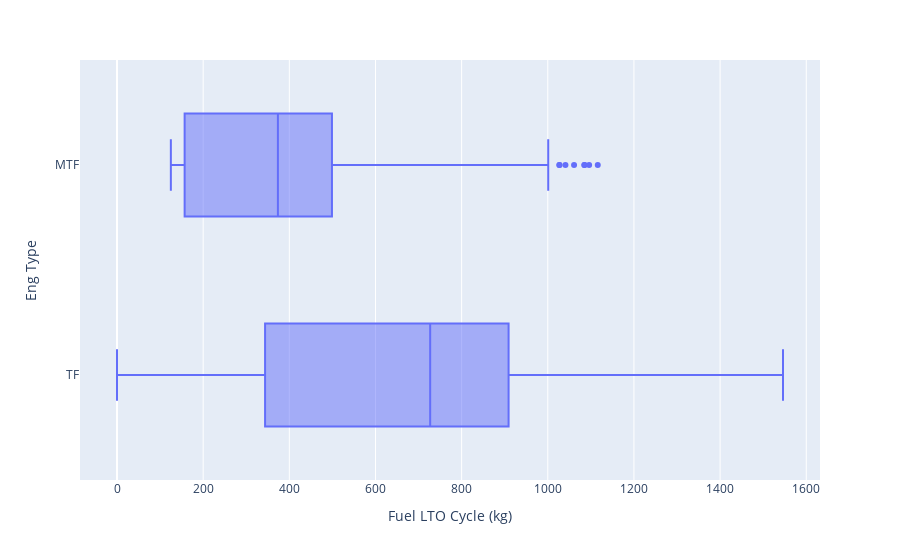

Here is the notebook cell this chart was saved with:
### Code cell
fig = px.box(df, x="Fuel LTO Cycle (kg)", y='Eng Type', points="outliers")
fig.show()

### Figure 1 — Plotly figure (JSON) as saved in the notebook; plotly's stock layout.template omitted (floating-point values rounded to 4 significant figures; data arrays with more than 128 entries replaced by an {"elided": "..."} marker saying what was removed)
{"data": [{"alignmentgroup": "True", "boxpoints": "outliers", "hovertemplate": "Fuel LTO Cycle (kg)=%{x}<br>Eng Type=%{y}<extra></extra>", "legendgroup": "", "marker": {"color": "#636efa"}, "name": "", "notched": false, "offsetgroup": "", "orientation": "h", "showlegend": false, "type": "box", "x": {"elided": "815 float values"}, "x0": " ", "xaxis": "x", "y": {"elided": "815 str values"}, "y0": " ", "yaxis": "y"}], "layout": {"boxmode": "group", "legend": {"tracegroupgap": 0}, "margin": {"t": 60}, "xaxis": {"anchor": "y", "domain": [0, 1], "title": {"text": "Fuel LTO Cycle (kg)"}}, "yaxis": {"anchor": "x", "domain": [0, 1], "title": {"text": "Eng Type"}}}}
